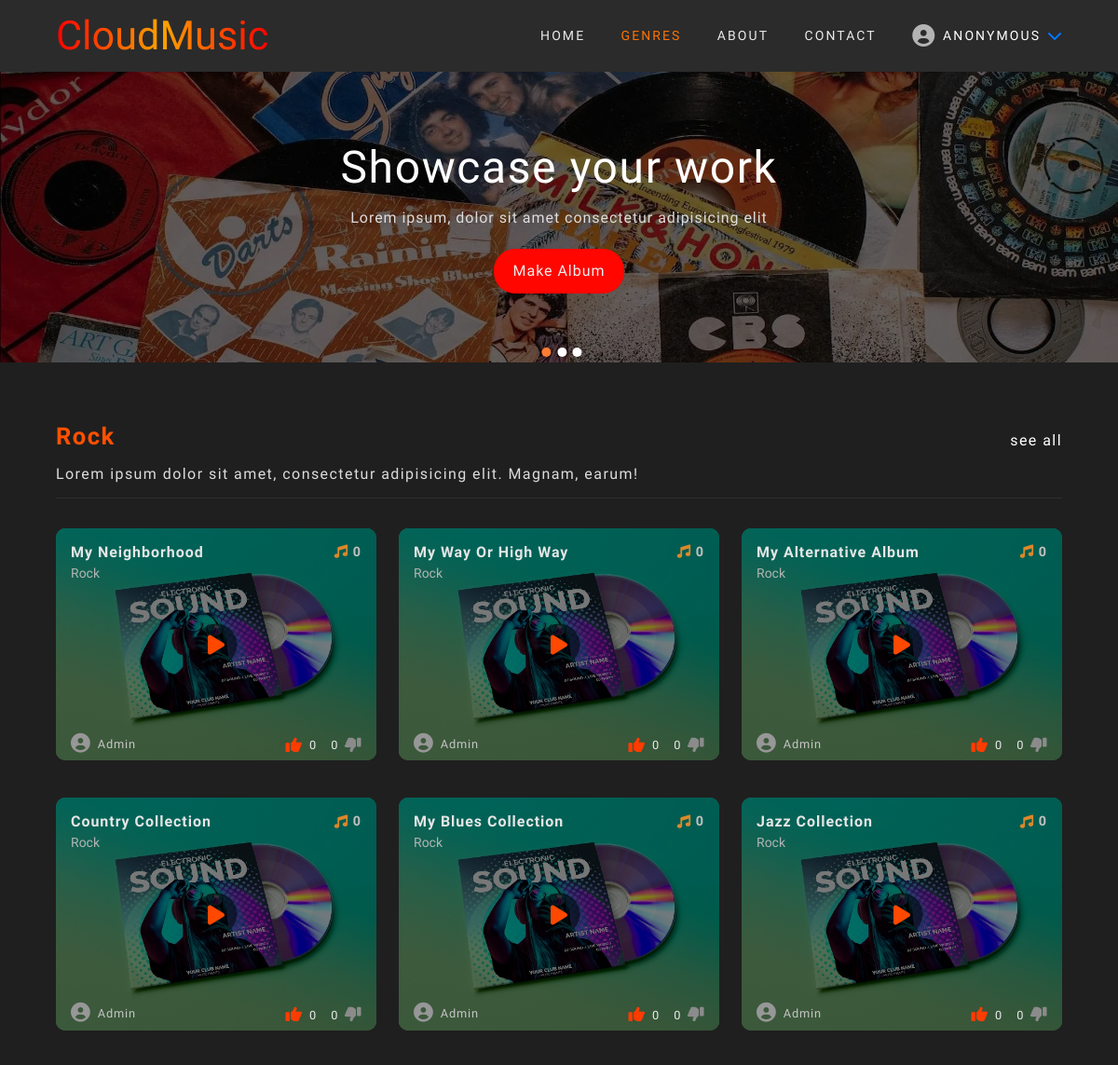
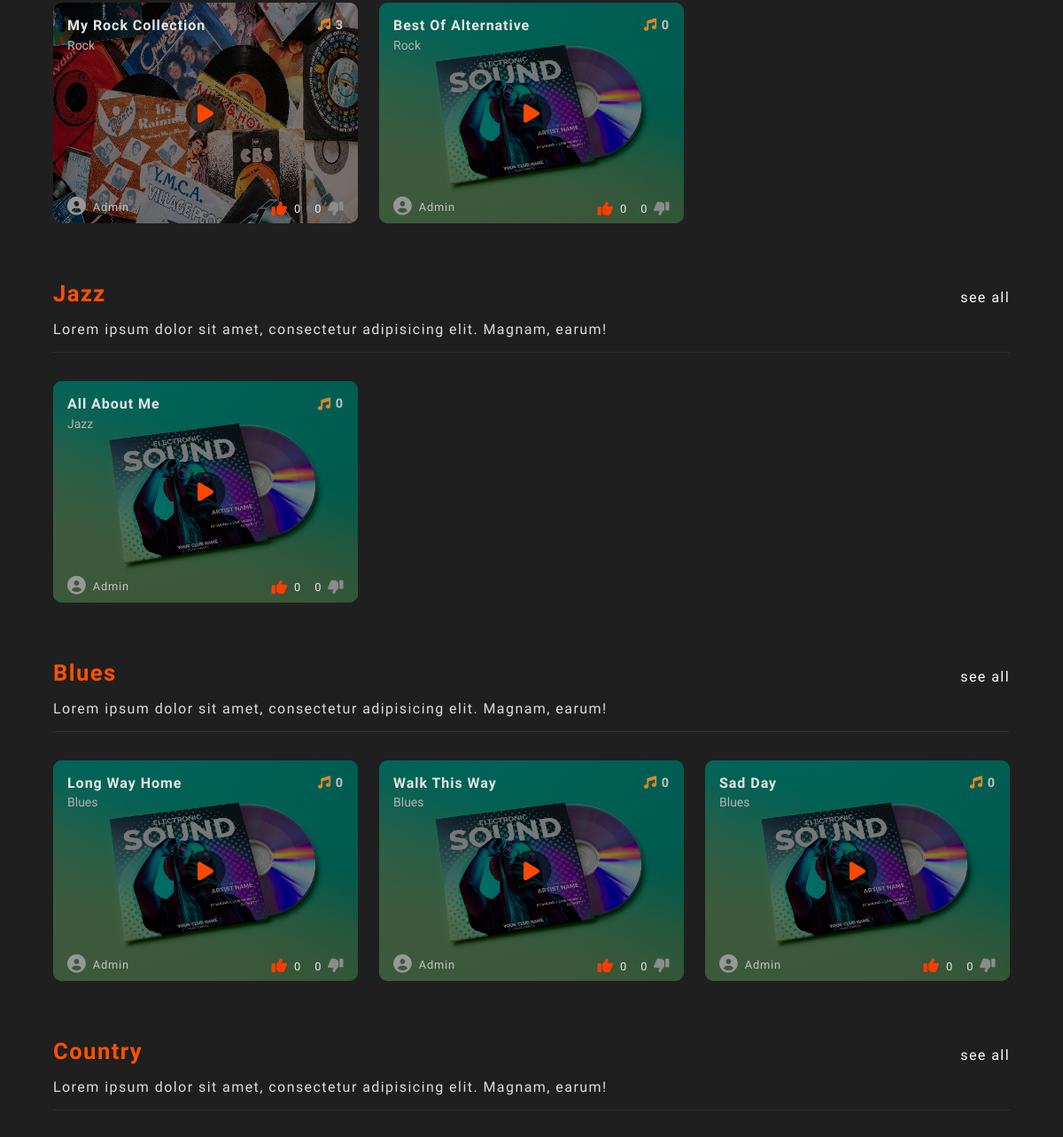
The page /playlist/genres (upper part) on the database as committed earlier (2 pictures, top to bottom).
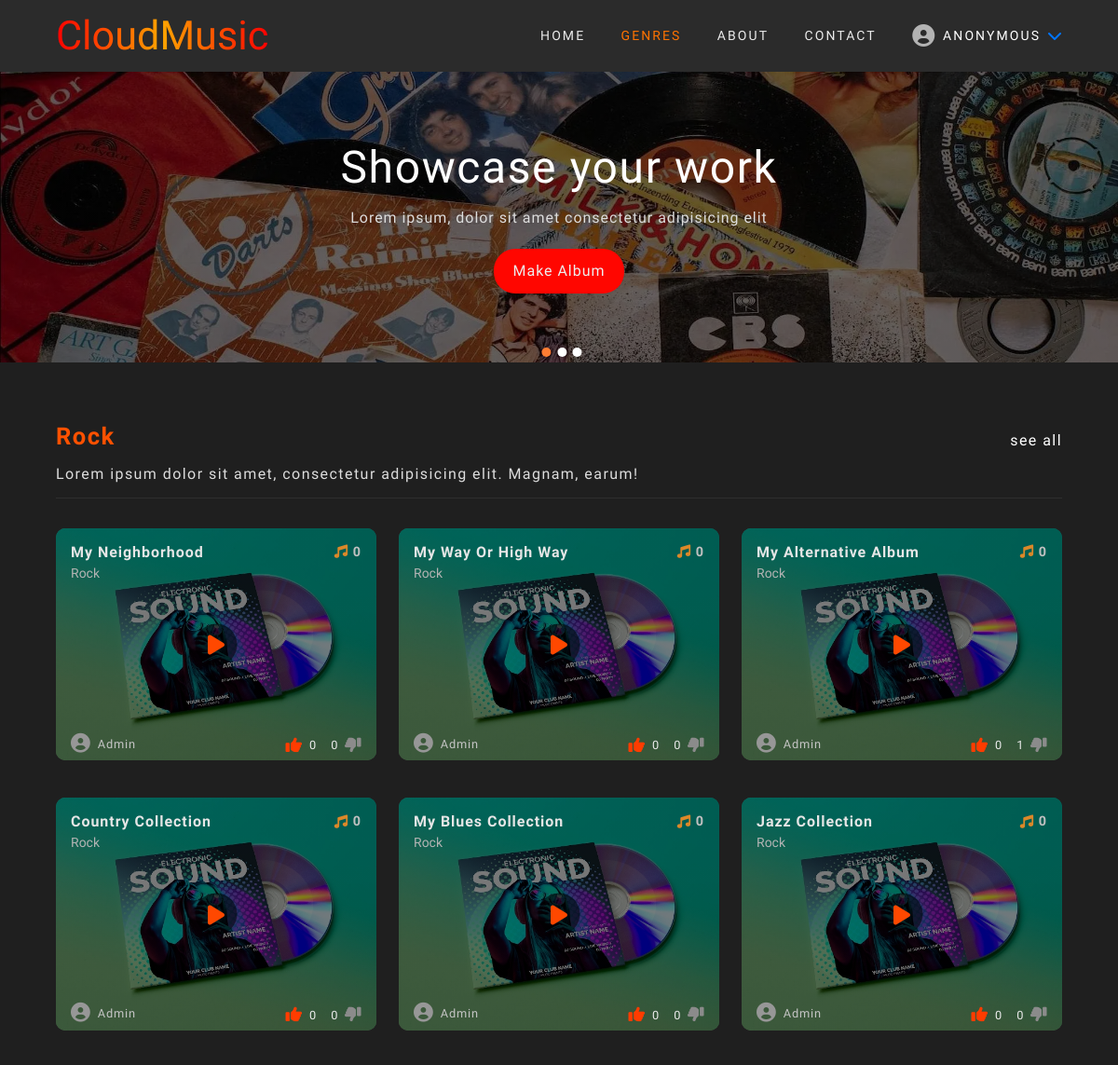
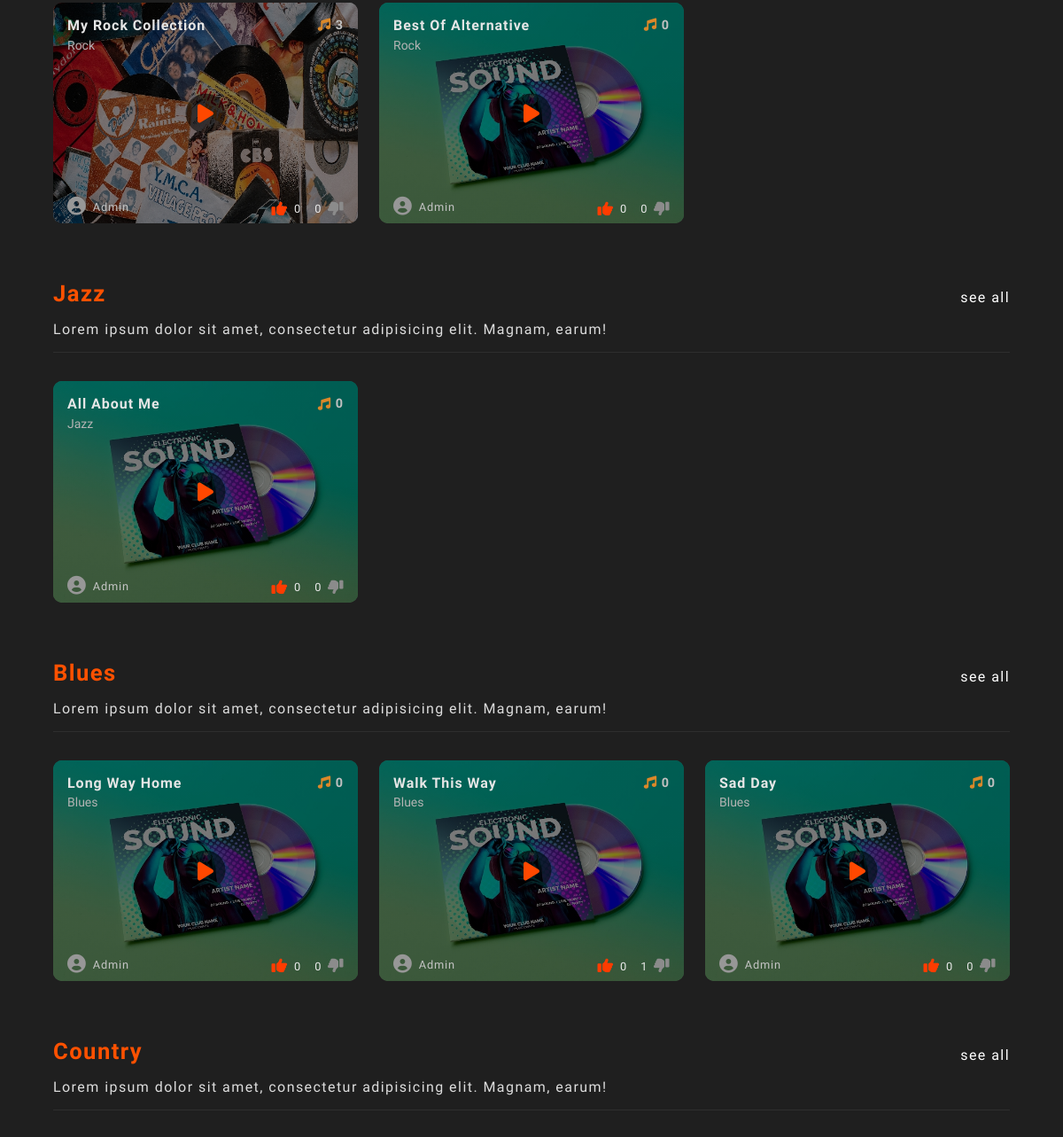
The same page on the database as committed later (2 pictures, top to bottom).
### music/models.py (models this page shows, shortened)
class Genre(models.Model):
    genre = models.CharField(max_length=50)
    def __str__(self):
        return self.genre

class Album(models.Model):
    user = models.ForeignKey(User, on_delete=models.CASCADE)
    title = models.CharField(max_length=50)
    choose_genre = models.ForeignKey(Genre, on_delete=models.CASCADE, null=True, blank=True)
    create_genre = models.CharField(max_length=20, null=True, blank=True)
    album_cover = models.ImageField(default="album_img/default.jpg", upload_to="album_img", blank=True)
    date_created = models.DateTimeField(default=timezone.now)
    thumbs_up = models.IntegerField(default=0)
    thumbs_down = models.IntegerField(default=0)
    class Meta:
        ordering = ["-date_created"]

### music/views.py (the view)
# urls.py: path("playlist/genres", genre, name="genre"),
def genre(request):
    genres = Genre.objects.all()
    context = {
        "genres": genres
    }
    return render(request, "music/genres.html", context)

### users/context_processors.py (called while the page is built)
def message_form(request):
    user_message_form = MessageForm()
    return {"user_message_form": user_message_form}

### music/templates/music/genres.html (shortened to what this page needs)
{% extends "music/index.html" %}
{% block content %}
{% if genres %}
    {% for genre in genres %}
        {% if genre.album_set.all %}
            <div class="album-container">
                <h1>
                    {{ genre.genre }}
                    <a href="{% url 'music:genre-albums' %}?string={{ genre.genre }}">see all</a>
                    <p>Lorem ipsum dolor sit amet, consectetur adipisicing elit. Magnam, earum!</p>
                </h1>
                <div class="albums">
                    {% for album in genre.album_set.all|slice:"0:8" %}
                        {% if album %}
                        <div class="album-wrapper">
                            <img src="{{ album.album_cover.url }}" alt="">
                            <div class="background-overlay"></div>
                            <div class="album-text-wrapper">
                                <h2>{{ album.title }}
                                    <i class="fa-solid fa-music"></i>
                                    <span>{{album.song_set.count}}</span>
                                </h2>
                                <p style="flex: 0 0 100%; color: rgb(180, 180, 180); margin-top: 0.3rem; text-transform: capitalize;
                                    font-size: 14px;">{{ album.choose_genre }}</p>
                                <div class="flex-box">
                                    <div class="album-author">
                                        <i class="fas fa-user-circle"></i>
                                        <p>{{ album.user.username }}</p>
                                    </div>
                                    <div class="thumbs-up-down">
                                        <a id="prevent-default" class="thumbs-up" href="#">
                                            <i class="fas fa-thumbs-up"></i>
                                            <p>{{ album.thumbs_up }}</p>
                                        </a>
                                        <a id="prevent-default" class="thumbs-down" href="#">
                                            <p>{{ album.thumbs_down }}</p>
                                            <i class="fas fa-thumbs-down fa-flip-horizontal"></i>
                                        </a>
                                    </div>
                                </div>
                            </div>
                            <a class="play-btn" href="{% url 'music:play-album' album.pk %}"><i class="fa-solid fa-play"></i></a>
                        </div>
                        {% endif %}
                    {% endfor %}
                </div>
            </div>
        {% endif %}
    {% endfor %}
{% endif %}
{% endblock content %}

### music/templates/music/index.html (shortened to what this page needs)
{% load static %}
{% load crispy_forms_tags %}
<!DOCTYPE html>
<html lang="en">
<head>
    <link rel="stylesheet" href="https://cdnjs.cloudflare.com/ajax/libs/font-awesome/6.0.0-beta3/css/all.min.css" />
    <link rel="stylesheet" type="text/css" href="{% static 'music/style.css' %}">
</head>
<body>
    <nav class="nav-container">
        <div class="nav-width">
            <div class="my-brand-container">
                <div class="my-brand-wrapper">
                    <a href="{% url 'music:home' %}">CloudMusic</a>
                </div>
            </div>
            <div class="nav-wrapper">
                <ul class="nav-items">
                    {% with request.resolver_match.url_name as url_name %}
                        <li id="home"><a class="{% if url_name == 'home' %}active{% endif %}" href="{% url 'music:home' %}">Home</a></li>
                        <li><a class="{% if url_name == 'genre' %}active{% endif %}" href="{% url 'music:genre' %}">Genres</a></li>
                        {% if user.is_authenticated %}
                            <li><a class="{% if url_name == 'about-us' %}active{% endif %}" href="{% url 'music:about-us' %}">About</a></li>
                            <li><a class="{% if url_name == 'contact-us' %}active{% endif %}" href="{% url 'music:contact-us' %}">Contact</a></li>
                            <li class="user-container">
                                <div class="user-chevron-icons">
                                    <img src="{{ user.profile.image.url }}" alt="" class="profile-img">
                                    <p>{{ user.username }}</p>
                                    <i class="fa fa-chevron-down user-chevron-down"></i>
                                    <i class="fa fa-chevron-up user-chevron-up"></i>
                                </div>
                                <div class="user-wrapper">
                                    <a class="{% if url_name == 'profile' %}active{% endif %}" href="{% url 'users:user-profile' %}">Profile</a>
                                    <a id="create-album" href="{% url 'music:my-albums' %}?string=My albums">My albums</a>
                                    <a id="create-album" href="{% url 'music:create-album' %}">New Album</a>
                                    <a href="{% url 'music:new-song' %}">New song</a>
                                    <a id="about" href="{% url 'users:logout' %}">Logout</a>
                                </div>
                            </li>
                        {% else %}
                            <li><a class="{% if url_name == 'about-us' %}active{% endif %}" href="{% url 'music:about-us' %}">About</a></li>
                            <li><a class="{% if url_name == 'contact-us' %}active{% endif %}" href="{% url 'music:contact-us' %}">Contact</a></li>
                            <li class="user-container">
                                <div class="user-chevron-icons">
                                    <i class="fas fa-user-circle"></i>
                                    <p>Anonymous</p>
                                    <i class="fa fa-chevron-down user-chevron-down"></i>
                                </div>
                            </li>
                        {% endif %}
                    {% endwith %}
                </ul>
            </div>
        </div>
    </nav>
    <div class="slider-container">
        <div class="slider-wrapper">
            <div class="slider-img-wrapper">
                <img src="{% static 'music/images/slider1.webp' %}"alt="">
                <div class="slider-img-color-overlay"></div>
                <div class="slider-header-text">
                    <h1>Showcase your work</h1>
                    <p>Lorem ipsum, dolor sit amet consectetur adipisicing elit</p>
                    <a href="{% url 'music:create-album' %}" class="slider-img-btn img-btn1">Make Album</a>
                </div>
            </div>
        </div>
        <div class="circles">
            <div class="circle"></div>
            <div class="circle"></div>
            <div class="circle"></div>
        </div>
    </div>
    <main class="main-background">
        {% block content %}
        {% endblock content %}
    </main>
</body>
</html>

Rows that differ between the two databases and show on the page:
changed Album "My Alternative Album": thumbs_down "0" → "1"
changed Album "Walk This Way": thumbs_down "0" → "1"
